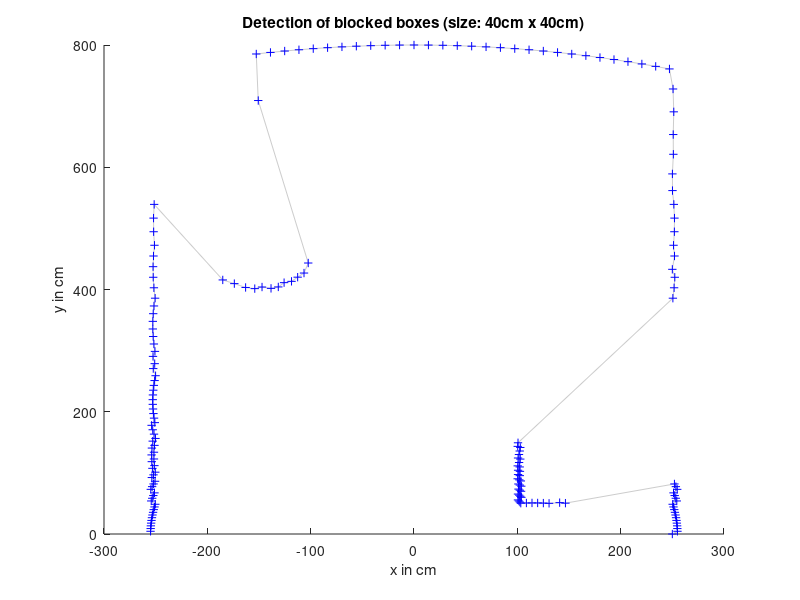

Source code (MATLAB): (Note: this script raises an error after producing the figure.)
% Example for blocked boxes
% Christoph Jurczyk

clearvars
clf

% Size of boxes
boxsize = 40; % in cm
% Max number of points in box
NMAXpointsBox = 2;
% Max laser distance
MAX_DIST = 500;

% Laser data
load('testdata_sim.mat')
pls_pts_x = x*100;
pls_pts_y = y*100;
xmin = min(pls_pts_x);
xmax = max(pls_pts_x);
ymin = min(pls_pts_y);
ymax = max(pls_pts_y);
pls_pts_y = pls_pts_y - ymin;
ymin = min(pls_pts_y);
% Plot laser data
hold on
plot(pls_pts_x, pls_pts_y,'-', 'color',[0,0,0]+0.8)
plot(pls_pts_x, pls_pts_y,'b+')
title(['Detection of blocked boxes (size: ' num2str(boxsize) 'cm x ' num2str(boxsize) 'cm)'])
xlabel('x in cm')
ylabel('y in cm')

% Create point array
pointArray = initPoints(pls_pts_x, pls_pts_y);

% create boxes
boxArray = initBoxes(xmax, xmin, MAX_DIST, ymin, boxsize);

% Check points in boxes
boxArray = checkPointsInBoxes(boxArray,pointArray,NMAXpointsBox);

% Draw data
updateBoxes(boxArray);
PLSsize = plotPLS(pls_pts_x);

% Limit Axes
xlim([boxArray(1,1).P1.x boxArray(end,1).P2.x])
ylim([(boxArray(1,1).P1.y - PLSsize) MAX_DIST+2*PLSsize])
axis image % same scale on x- and y-axis


% ######### Function #########

function boxArray = checkPointsInBoxes(boxArray,pointArray,NMAXpointsBox)
    [N_box_x, N_box_y] = size(boxArray);
     Npoints = length(pointArray);

     for n = 1:Npoints
        for y = 1:N_box_y
            for x = 1:N_box_x
                boxArray(x,y) = boxArray(x,y).checkPoint(pointArray(n), NMAXpointsBox);
            end%for
        end%for
     end%for
end%function


function pointArray = initPoints(x,y)
    Npoints = length(x);
    pointArray(1:Npoints) = clPoint;
    for n=1:Npoints
        pointArray(n) = clPoint(x(n),y(n));
    end%for

end%function

function boxArray = initBoxes(xmax, xmin, ymax, ymin, boxsize)
    N_box_x = ceil((xmax - xmin) / boxsize)+1;
    N_box_y = ceil((ymax - ymin) / boxsize);
    N_box_x_left = ceil((0 - xmin) / boxsize);
    x_start = -N_box_x_left*boxsize;
    boxArray(1:N_box_x, 1:N_box_y) = clBox;

    pos_y = ymin;
    for y = 1:N_box_y
        pos_x = x_start;
        for x = 1:N_box_x
            boxArray(x,y) = clBox(pos_x, pos_y, pos_x + boxsize, pos_y + boxsize);
            pos_x = pos_x + boxsize;
        end%for
        pos_y = pos_y + boxsize;
    end%for
end%function



function updateBoxes(boxArray)
    [N_box_x, N_box_y] = size(boxArray);
    % plot boxes
    for y = 1:N_box_y
        for x = 1:N_box_x
            boxArray(x,y).draw;
        end%for
    end%for
end%function


function PLSsize = plotPLS(pls_pts_x)
    % calculate size of PLS
    PLSsize =  round(0.03*max([abs(min(pls_pts_x)) max(pls_pts_x)]));
    if(PLSsize < 10)
        PLSsize = 10;
    end%if

    rectangle('Position',...
              [-PLSsize/2 -PLSsize PLSsize PLSsize],...
              'FaceColor',[0 0 1])
end%function